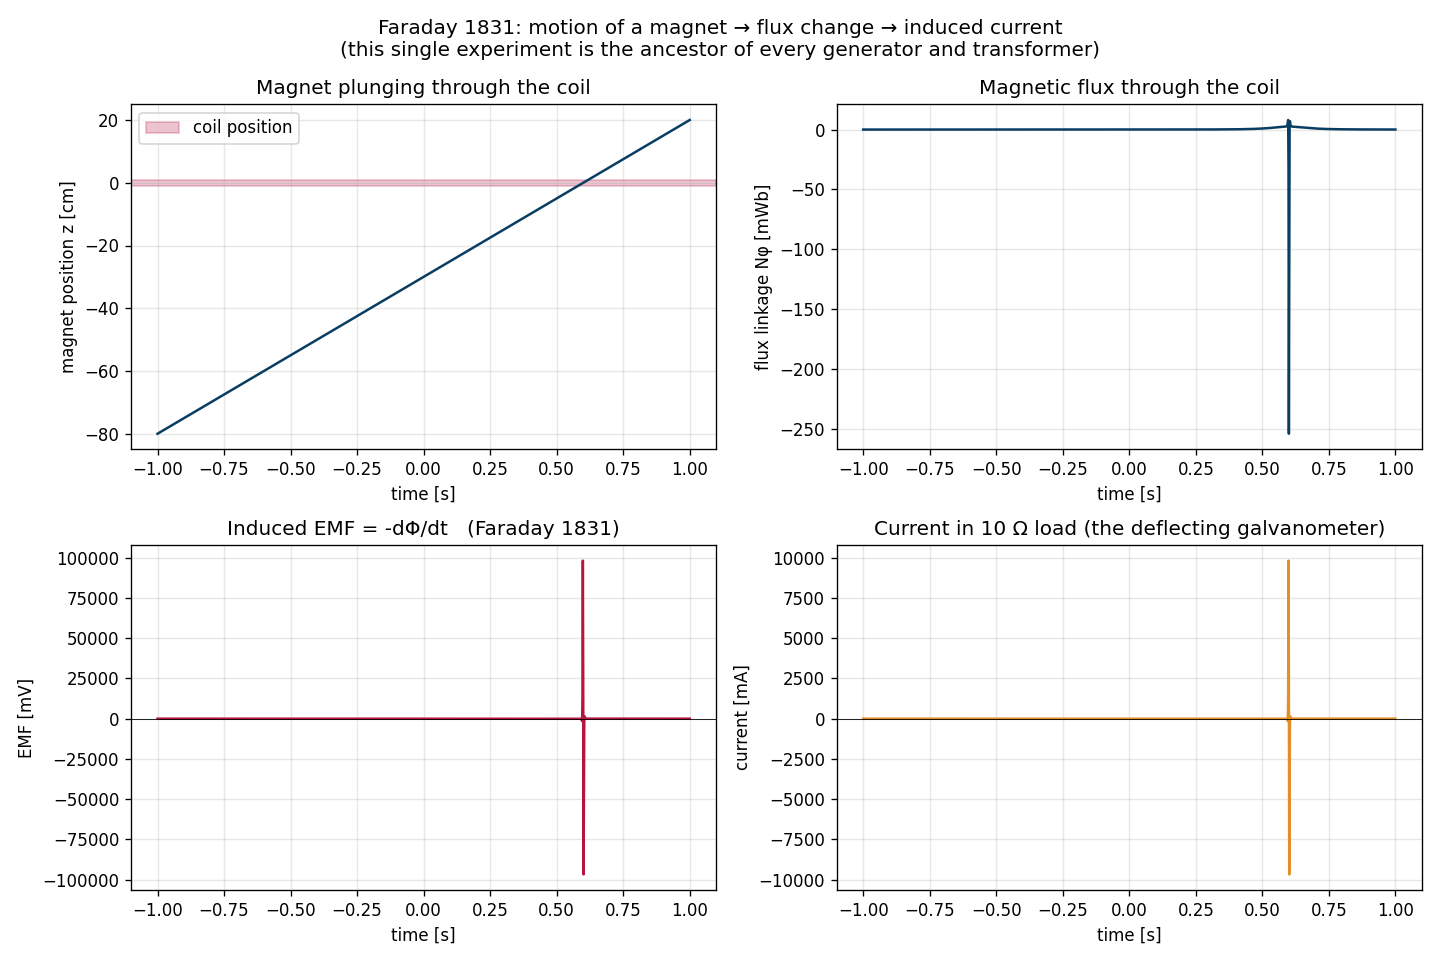

Reproduce this figure in Python.
"""
Chapter 1.3 - Faraday's law (1831): a changing magnetic flux induces an EMF.

Phenomenon
----------
Faraday's actual 1831 experiment: a bar magnet plunges through a coil of
wire, and a galvanometer needle deflects.  No battery, no chemical source —
the *motion* of the magnet is the energy supply.

  EMF = -d(Phi)/dt        with Phi = integral of B over the coil area

This single equation is the parent of every transformer, every motor, every
generator on the planet, and (through Maxwell's symmetric extension) of the
electromagnetic wave itself.

Setup
-----
We model the magnet as a point dipole moving along the coil axis.  The
flux through the coil is computed by integrating B_z over a disk; the EMF
is the time derivative of that flux, computed via PyTorch autograd.
"""
import numpy as np
import torch
import matplotlib.pyplot as plt
import os

torch.set_default_dtype(torch.float64)

# ---------- Geometry ----------
coil_radius = 0.05         # 5 cm
coil_z      = 0.0
N_turns     = 200          # solenoid wraps

# Magnet trajectory:  z(t) = z0 + v t   (passing through coil at t=0)
v = 0.5                    # m/s
z0 = -0.3
t = torch.linspace(-1.0, 1.0, 1500)   # 2 seconds

# Magnetic dipole moment along z
m_dip = 1.0                           # A m^2

# B_z on axis of a dipole at distance d:  B_z = (mu0/(4 pi)) * 2m / d^3
# but the coil has nonzero radius, so we integrate over the disk.
# We sample the disk with a polar grid:
n_r, n_th = 30, 36
rr = torch.linspace(0.001, coil_radius, n_r)
th = torch.linspace(0, 2 * np.pi, n_th)
R, TH = torch.meshgrid(rr, th, indexing="ij")
dx = R * torch.cos(TH)
dy = R * torch.sin(TH)
dA = (coil_radius / n_r) * (2 * np.pi / n_th) * R   # area element

mu0 = 4 * np.pi * 1e-7

def flux_through_coil(z_magnet):
    # distance from dipole (at (0,0,z_magnet)) to point (dx,dy,0) on the coil disk
    rho2 = dx * dx + dy * dy
    dz = -z_magnet
    r2 = rho2 + dz * dz
    r5 = r2 ** 2.5
    # On-axis-ish dipole field, B_z component:
    #   B_z = (mu0/(4 pi)) * (3 dz^2 - r^2) m / r^5
    Bz = (mu0 / (4 * np.pi)) * (3 * dz * dz - r2) * m_dip / r5
    Phi = (Bz * dA).sum()
    return Phi * N_turns   # total flux linkage of N turns

# Compute Phi(t)
zm_t = z0 + v * t
Phi_t = torch.stack([flux_through_coil(z) for z in zm_t])

# EMF = -dPhi/dt  (use autograd to be cute, but a finite difference is simpler here)
emf_t = -torch.gradient(Phi_t, spacing=(t[1] - t[0]).item())[0]

# Current with a 10-ohm load (just to make the picture more concrete)
R_load = 10.0
i_t = emf_t / R_load

# ---------- Plot ----------
fig, axes = plt.subplots(2, 2, figsize=(12, 8))

ax = axes[0, 0]
ax.plot(t.numpy(), zm_t.numpy() * 100, color="#0a3d62")
ax.axhspan(coil_z * 100 - 1, coil_z * 100 + 1, color="#b71540", alpha=0.25, label="coil position")
ax.set_xlabel("time [s]"); ax.set_ylabel("magnet position z [cm]")
ax.set_title("Magnet plunging through the coil")
ax.legend(); ax.grid(alpha=0.3)

ax = axes[0, 1]
ax.plot(t.numpy(), Phi_t.numpy() * 1e3, color="#0a3d62")
ax.set_xlabel("time [s]"); ax.set_ylabel("flux linkage Nφ [mWb]")
ax.set_title("Magnetic flux through the coil")
ax.grid(alpha=0.3)

ax = axes[1, 0]
ax.plot(t.numpy(), emf_t.numpy() * 1e3, color="#b71540")
ax.set_xlabel("time [s]"); ax.set_ylabel("EMF [mV]")
ax.set_title("Induced EMF = -dΦ/dt   (Faraday 1831)")
ax.grid(alpha=0.3)
ax.axhline(0, color="black", lw=0.5)

ax = axes[1, 1]
ax.plot(t.numpy(), i_t.numpy() * 1e3, color="#e58e26")
ax.set_xlabel("time [s]"); ax.set_ylabel("current [mA]")
ax.set_title(f"Current in {R_load:.0f} Ω load (the deflecting galvanometer)")
ax.grid(alpha=0.3)
ax.axhline(0, color="black", lw=0.5)

fig.suptitle("Faraday 1831: motion of a magnet → flux change → induced current\n"
             "(this single experiment is the ancestor of every generator and transformer)",
             fontsize=12)
fig.tight_layout()
out = os.path.join(os.path.dirname(__file__), "faraday_induction.png")
fig.savefig(out, dpi=120)
print(f"saved {out}")
